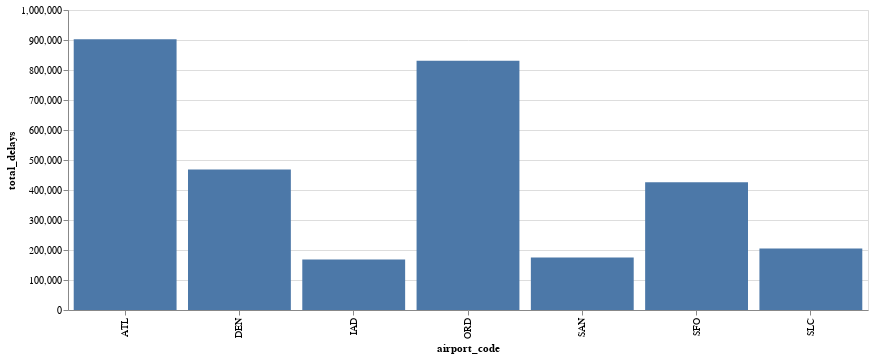

Write notebook code for a chart like this one.
### Code cell
chart= (alt.Chart(question1)
            .mark_bar()
            .encode(x = 'airport_code', y="total_delays").properties(width = 800))
chart.save("asdasd.png")
chart

### Figure 1 — Vega-Lite specification as saved in the notebook (floating-point values rounded to 4 significant figures)
{"config": {"view": {"continuousWidth": 400, "continuousHeight": 300}}, "data": {"name": "data-134ee3c77d4dc92c8b388b9c8f2c30c4"}, "mark": "bar", "encoding": {"x": {"field": "airport_code", "type": "nominal"}, "y": {"field": "total_delays", "type": "quantitative"}}, "width": 800, "$schema": "https://vega.github.io/schema/vega-lite/v4.17.0.json", "datasets": {"data-134ee3c77d4dc92c8b388b9c8f2c30c4": [{"airport_code": "ATL", "total_flights": 4430047, "total_delays": 902443, "total_delay_min": 53983926, "prop_delays": 20.37, "avg_delay_in__hours": 0.997}, {"airport_code": "DEN", "total_flights": 2513974, "total_delays": 468519, "total_delay_min": 25173381, "prop_delays": 18.64, "avg_delay_in__hours": 0.8955}, {"airport_code": "IAD", "total_flights": 851571, "total_delays": 168467, "total_delay_min": 10283478, "prop_delays": 19.78, "avg_delay_in__hours": 1.017}, {"airport_code": "ORD", "total_flights": 3597588, "total_delays": 830825, "total_delay_min": 56356129, "prop_delays": 23.09, "avg_delay_in__hours": 1.131}, {"airport_code": "SAN", "total_flights": 917862, "total_delays": 175132, "total_delay_min": 8276248, "prop_delays": 19.08, "avg_delay_in__hours": 0.7876}, {"airport_code": "SFO", "total_flights": 1630945, "total_delays": 425604, "total_delay_min": 26550493, "prop_delays": 26.1, "avg_delay_in__hours": 1.04}, {"airport_code": "SLC", "total_flights": 1403384, "total_delays": 205160, "total_delay_min": 10123371, "prop_delays": 14.62, "avg_delay_in__hours": 0.8224}]}}
